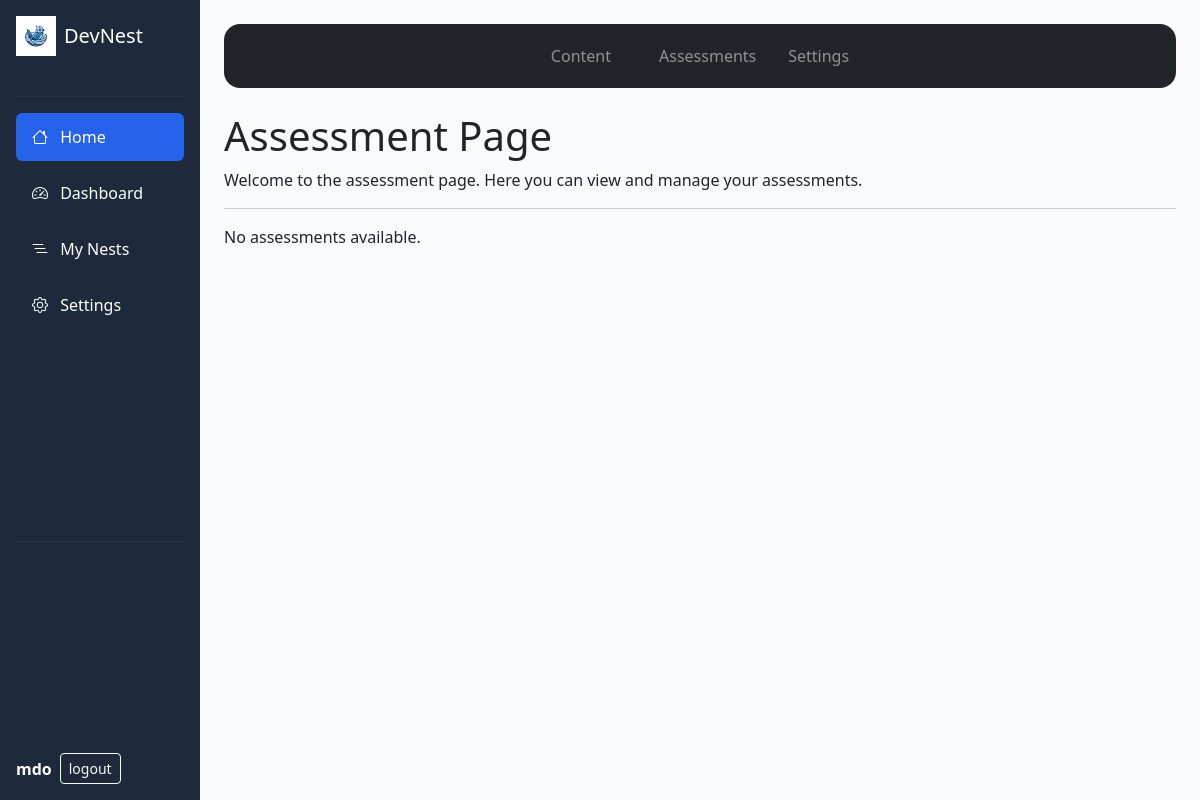
The page /assessments/ on the database as committed earlier.
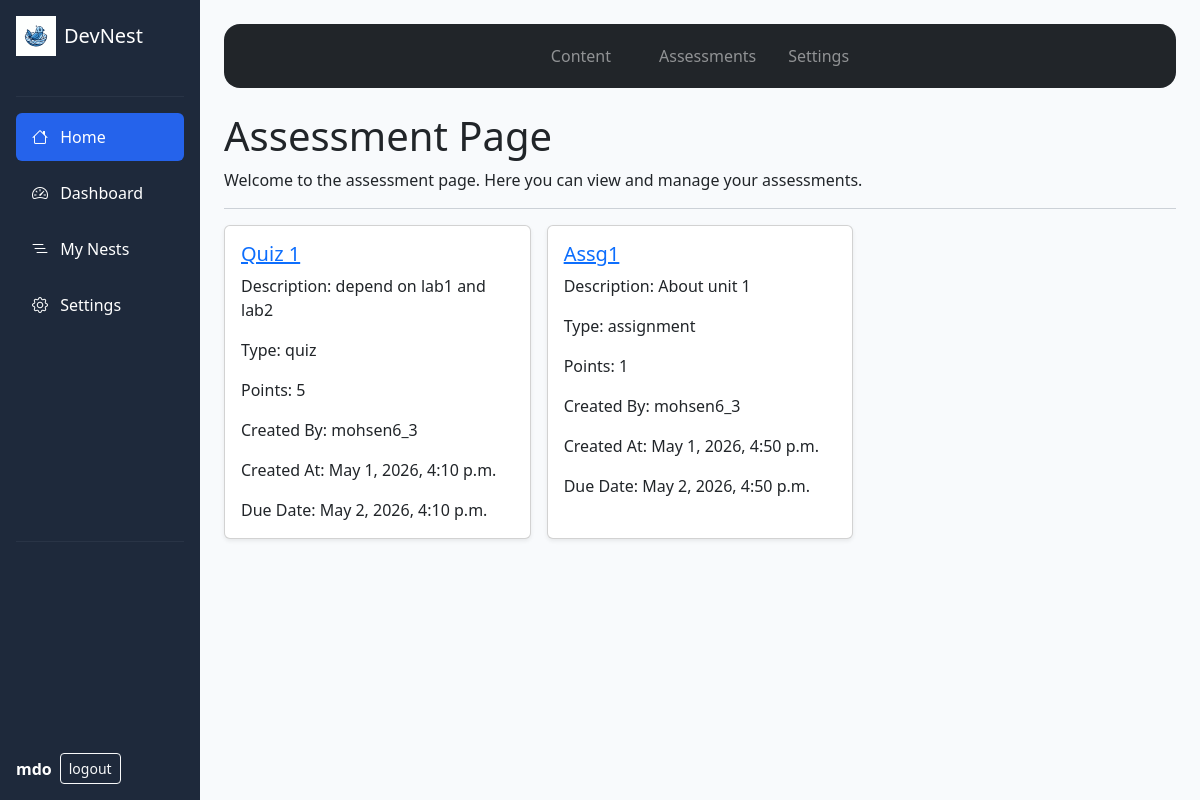
The same page on the database as committed later.
### assessments/models.py (models this page shows, shortened)
class Assessment(models.Model):
    TYPE_CHOICES = [
        ('quiz', 'Quiz'),
        ('assignment', 'Assignment'),
        ('coding', 'Coding'),
    ]
    title = models.CharField(max_length=200)
    description = models.TextField(blank=True)
    assessment_type = models.CharField(max_length=20, choices=TYPE_CHOICES)
    points = models.PositiveIntegerField(default=0)
    due_date = models.DateTimeField(null=True, blank=True)
    created_by = models.ForeignKey(User,on_delete=models.CASCADE,related_name='created_assessments')
    created_at = models.DateTimeField(auto_now_add=True)

### assessments/views.py (the view)
# urls.py: path('', views.assessment_page_view, name='assessment_page_view'),
def assessment_page_view(request:HttpRequest):
    assessments = Assessment.objects.all()
    user = request.user
    return render(request, 'assessments/assessment_page.html', {'assessments': assessments  , 'user': user})

### assessments/templates/assessments/assessment_page.html (shortened to what this page needs)
{% extends 'posts/base.html' %}
{% load static %}
{% block content %}
    <h1>Assessment Page</h1>
    <p>Welcome to the assessment page. Here you can view and manage your assessments.</p>
    <hr>
    <div class="assessments-list">
        {% if assessments %}
        <div class="row g-3">
            {% for assessment in assessments %}
            <div class="col-md-6 col-lg-4">
                <div class="card shadow-sm h-100">
                    <div class="card-body">
                        <a href="{% url 'assessments:assessment_detail_view' pk=assessment.pk %}">
                            <h5 class="card-title">{{ assessment.title }}</h5>
                        </a>
                        <p class="card-text">Description: {{ assessment.description }}</p>
                        <p class="card-text">Type: {{ assessment.assessment_type }}</p>
                        <p class="card-text">Points: {{ assessment.points }}</p>
                        <p class="card-text">Created By: {{ assessment.created_by.username }}</p>
                        <p class="card-text">Created At: {{ assessment.created_at }}</p>
                        <p class="card-text">Due Date: {{ assessment.due_date }}</p>
                    </div>
                </div>
            </div>
            {% endfor %}
        </div>
        {% else %}
        <p>No assessments available.</p>
        {% endif %}
    </div>
{% endblock %}

### posts/templates/posts/base.html (shortened to what this page needs)
{%load static %}
<!doctype html>
<html lang="en">
<head>
    <link href="https://cdn.jsdelivr.net/npm/bootstrap@5.3.3/dist/css/bootstrap.min.css" rel="stylesheet">
    <link href="https://cdn.jsdelivr.net/npm/bootstrap-icons@1.11.3/font/bootstrap-icons.css" rel="stylesheet">
    <link rel="stylesheet" href="https://cdn.jsdelivr.net/npm/bootstrap-icons@1.11.3/font/bootstrap-icons.css">
    <link rel="stylesheet" href="{% static 'css/posts.css' %}">
</head>
<body>
    <div class="d-flex min-vh-100">
        <div class="sidebar d-flex flex-column p-3 text-white ">
            <div class="d-flex align-items-center mb-4">
                <div class="logo me-2"><img src="{% static 'images/logo.svg' %}" class="d-inline-block align-text-top" style="width: 40px; height: 40px;"
                    alt="nest"></div>
                <h5 class="m-0">DevNest</h5>
            </div>
            <hr>
            <ul class="nav nav-pills flex-column mb-auto gap-2">
                <li>
                    <a href="{% url 'main:home_view' %}" class="nav-link active text-white">
                        <i class="bi bi-house me-2"></i> Home
                    </a>
                </li>
                <li>
                    <a href="#" class="nav-link text-white">
                        <i class="bi bi-speedometer2 me-2"></i> Dashboard
                    </a>
                </li>
                <li>
                    <a href="#" class="nav-link text-white">
                        <i class="bi bi-list-nested me-2"></i> My Nests
                    </a>
                </li>
                <li>
                    <a href="#" class="nav-link text-white">
                        <i class="bi bi-gear me-2"></i> Settings
                    </a>
                </li>
            </ul>
            <hr>
            <div class="d-flex align-items-center mt-auto">
                <strong>mdo</strong>
                <a href="{% url 'accounts:log_out' %}" class="btn btn-outline-light btn-sm ms-2">logout</a>
            </div>
        </div>
        <div class="flex-grow-1 p-4">
            <nav class="navbar navbar-expand-lg bg-dark rounded-4 p-2">
                <div class="container-fluid justify-content-center">
                    <ul class="navbar-nav gap-3">
                    <li class="nav-item">
                        <a class="nav-link text-white-50" href="#">Content</a>
                    </li>
                    <li class="nav-item">
                        <a class="nav-link text-white-50" href="{% url 'assessments:assessment_page_view' %}">Assessments</a>
                    </li>
                    <li class="nav-item">
                        <a class="nav-link text-white-50" href="#">Settings</a>
                    </li>
                    </ul>
                </div>
            </nav>
            <main class="mt-4">
                {% block content %}
                {% endblock %}
            </main>
        </div>
    </div>
</body>
</html>

### posts/static/css/posts.css (style rules this page uses)
* { margin: 0; padding: 0; box-sizing: border-box; }
body { margin: 0; }
.sidebar { width: 200px; min-width: 200px; height: 100vh; background-color: #1e293b; }
.logo { background: white; color: #1e293b; width: 40px; height: 40px; border-radius: 10px; display: flex; align-items: center; justify-content: center; font-weight: bold; }
.nav-link { border-radius: 10px; padding: 12px 16px; }
.nav-link.active { background-color: #2563eb !important; }
hr { border-color: #475569; }
.navbar { background-color: #1e293b; padding: 10px 20px; }
body { background-color: #f8fafc; }

Rows that differ between the two databases and show on the page:
added Assessment: title "Quiz 1", description "depend on lab1 and lab2", assessment_type "quiz", points "5", created_by.username "mohsen6_3", created_at "May 1, 2026, 4:10 p.m.", due_date "May 2, 2026, 4:10 p.m."
added Assessment: title "Assg1", description "About unit 1", assessment_type "assignment", points "1", created_by.username "mohsen6_3", created_at "May 1, 2026, 4:50 p.m.", due_date "May 2, 2026, 4:50 p.m."
Other text that changed with them:
text no longer shown: "No assessments available."
